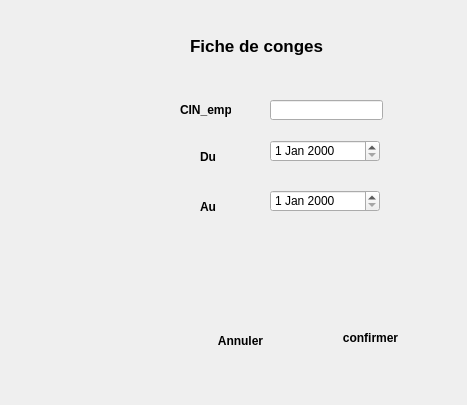
<?xml version="1.0" encoding="UTF-8"?>
<ui version="4.0">
 <class>conges</class>
 <widget class="QDialog" name="conges">
  <property name="geometry">
   <rect>
    <x>0</x>
    <y>0</y>
    <width>467</width>
    <height>405</height>
   </rect>
  </property>
  <property name="windowTitle">
   <string>Dialog</string>
  </property>
  <widget class="QLabel" name="CINL">
   <property name="geometry">
    <rect>
     <x>180</x>
     <y>100</y>
     <width>51</width>
     <height>20</height>
    </rect>
   </property>
   <property name="font">
    <font>
     <weight>75</weight>
     <bold>true</bold>
    </font>
   </property>
   <property name="text">
    <string>CIN_emp :</string>
   </property>
  </widget>
  <widget class="QDateEdit" name="duDL">
   <property name="geometry">
    <rect>
     <x>270</x>
     <y>140</y>
     <width>110</width>
     <height>22</height>
    </rect>
   </property>
  </widget>
  <widget class="QLineEdit" name="CINLE">
   <property name="geometry">
    <rect>
     <x>270</x>
     <y>100</y>
     <width>113</width>
     <height>20</height>
    </rect>
   </property>
  </widget>
  <widget class="QPushButton" name="confirmer">
   <property name="geometry">
    <rect>
     <x>320</x>
     <y>322</y>
     <width>101</width>
     <height>31</height>
    </rect>
   </property>
   <property name="font">
    <font>
     <weight>75</weight>
     <bold>true</bold>
    </font>
   </property>
   <property name="text">
    <string>confirmer</string>
   </property>
   <property name="icon">
    <iconset resource="Images.qrc">
     <normaloff>:/icon/Icon/ok.ico</normaloff>:/icon/Icon/ok.ico</iconset>
   </property>
   <property name="flat">
    <bool>true</bool>
   </property>
  </widget>
  <widget class="QLabel" name="duL">
   <property name="geometry">
    <rect>
     <x>200</x>
     <y>150</y>
     <width>46</width>
     <height>13</height>
    </rect>
   </property>
   <property name="font">
    <font>
     <pointsize>9</pointsize>
     <weight>75</weight>
     <bold>true</bold>
    </font>
   </property>
   <property name="text">
    <string>Du </string>
   </property>
  </widget>
  <widget class="QLabel" name="label_2">
   <property name="geometry">
    <rect>
     <x>190</x>
     <y>30</y>
     <width>191</width>
     <height>31</height>
    </rect>
   </property>
   <property name="font">
    <font>
     <pointsize>13</pointsize>
     <weight>75</weight>
     <bold>true</bold>
    </font>
   </property>
   <property name="text">
    <string>Fiche de conges</string>
   </property>
  </widget>
  <widget class="QPushButton" name="AnuPB">
   <property name="geometry">
    <rect>
     <x>190</x>
     <y>330</y>
     <width>101</width>
     <height>21</height>
    </rect>
   </property>
   <property name="font">
    <font>
     <weight>75</weight>
     <bold>true</bold>
    </font>
   </property>
   <property name="text">
    <string>Annuler</string>
   </property>
   <property name="icon">
    <iconset resource="Images.qrc">
     <normaloff>:/icon/Icon/118.png</normaloff>:/icon/Icon/118.png</iconset>
   </property>
   <property name="flat">
    <bool>true</bool>
   </property>
  </widget>
  <widget class="QDateEdit" name="auLE">
   <property name="geometry">
    <rect>
     <x>270</x>
     <y>190</y>
     <width>110</width>
     <height>22</height>
    </rect>
   </property>
  </widget>
  <widget class="QLabel" name="auL">
   <property name="geometry">
    <rect>
     <x>200</x>
     <y>200</y>
     <width>46</width>
     <height>13</height>
    </rect>
   </property>
   <property name="font">
    <font>
     <pointsize>9</pointsize>
     <weight>75</weight>
     <bold>true</bold>
    </font>
   </property>
   <property name="text">
    <string>Au</string>
   </property>
  </widget>
  <widget class="QLabel" name="label">
   <property name="geometry">
    <rect>
     <x>-10</x>
     <y>0</y>
     <width>481</width>
     <height>421</height>
    </rect>
   </property>
   <property name="text">
    <string/>
   </property>
   <property name="pixmap">
    <pixmap resource="Images.qrc">:/Arriere/images/int_conge.jpg</pixmap>
   </property>
  </widget>
  <zorder>label</zorder>
  <zorder>CINL</zorder>
  <zorder>duDL</zorder>
  <zorder>CINLE</zorder>
  <zorder>confirmer</zorder>
  <zorder>duL</zorder>
  <zorder>label_2</zorder>
  <zorder>AnuPB</zorder>
  <zorder>auLE</zorder>
  <zorder>auL</zorder>
 </widget>
 <resources>
  <include location="Images.qrc"/>
 </resources>
 <connections/>
</ui>
